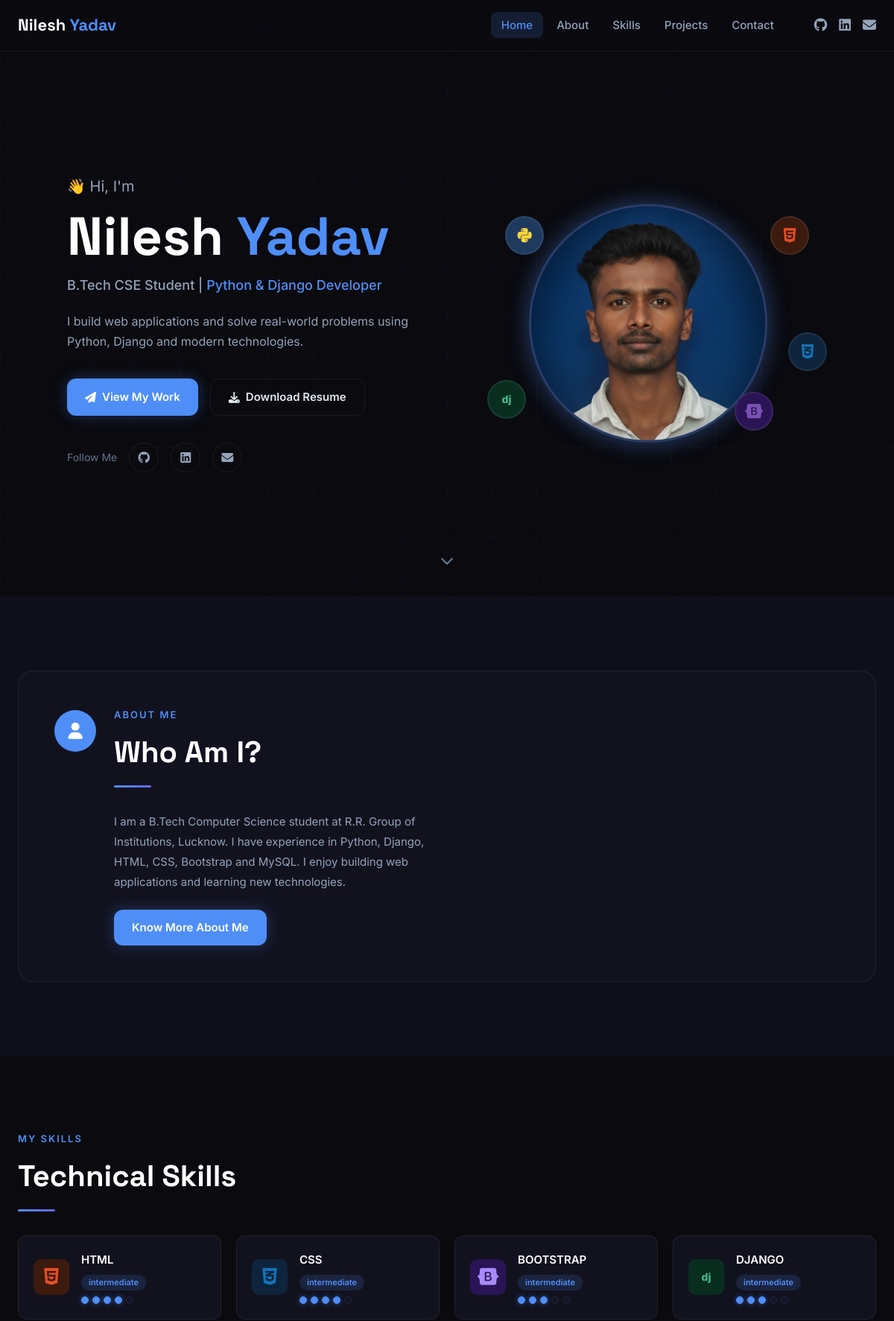
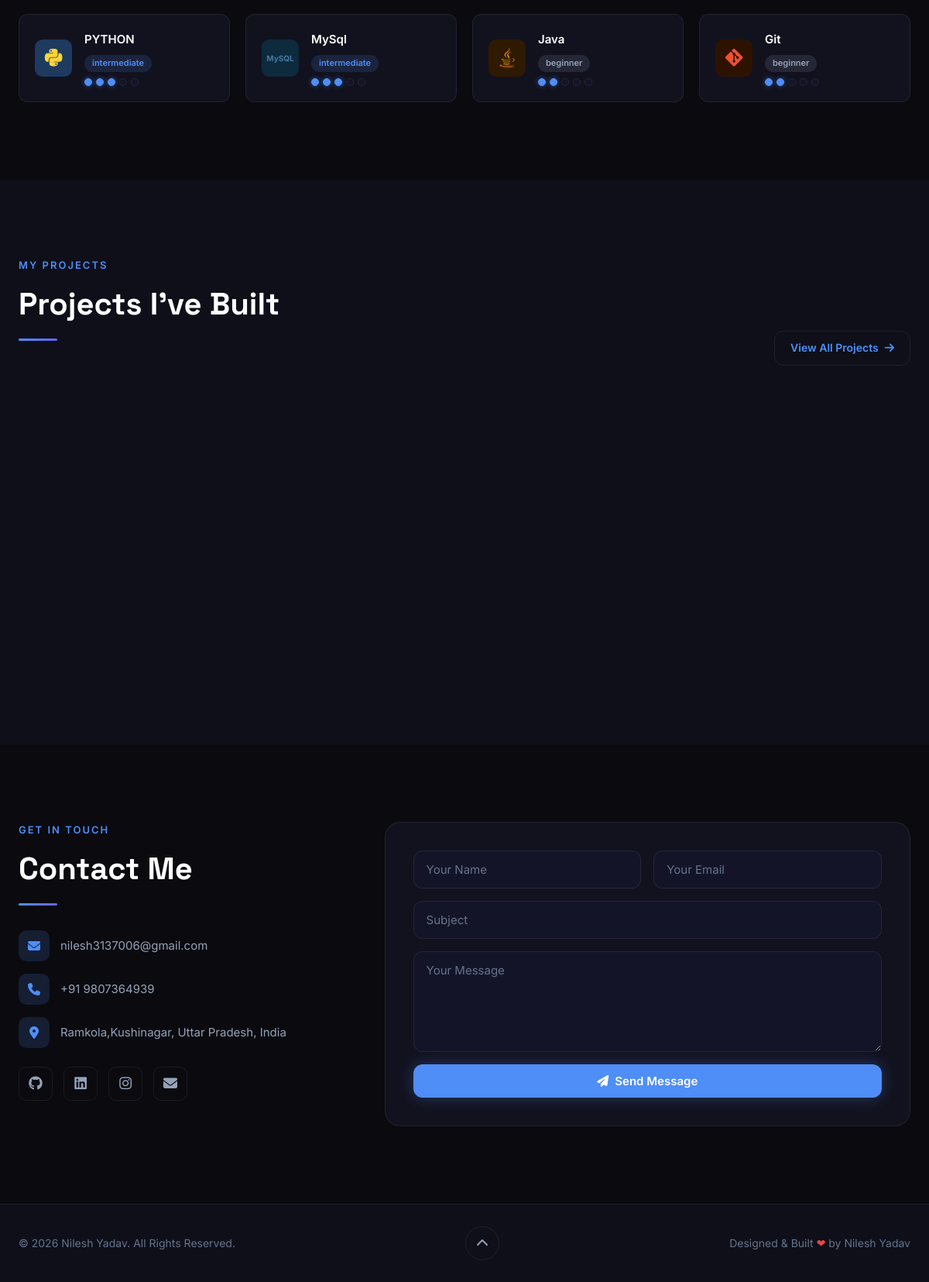
The page / on the database its author committed (2 pictures, top to bottom).
### core/models.py (models this page shows, shortened)
class Skill(models.Model):
    LEVEL_CHOICES = [
        ('beginner', 'Beginner'),
        ('intermediate', 'Intermediate'),
        ('advanced', 'Advanced'),
    ]
    name = models.CharField(max_length=100)
    icon_class = models.CharField(max_length=200)
    level = models.CharField(max_length=20, choices=LEVEL_CHOICES, default='intermediate')
    dots = models.IntegerField(default=3)  # 1-5
    order = models.IntegerField(default=0)
    class Meta:
        ordering = ['order']

### core/views.py (the view, shortened to what this page needs)
# urls.py: path('', views.home, name='home'),
def home(request):
    form = ContactForm()
    context = {
        'skills': Skill.objects.all().order_by('order'),
        'projects': Project.objects.all().order_by('order'),
        'form': form,
    }
    return render(request, 'core/index.html', context)

### core/forms.py
class ContactForm(forms.ModelForm):
    class Meta:
        model = ContactMessage
        fields = ['name', 'email', 'subject', 'message']
        widgets = {
            'name': forms.TextInput(attrs={
                'placeholder': 'Your Name',
                'class': 'form-input',
            }),
            'email': forms.EmailInput(attrs={
                'placeholder': 'Your Email',
                'class': 'form-input',
            }),
            'subject': forms.TextInput(attrs={
                'placeholder': 'Subject',
                'class': 'form-input',
            }),
            'message': forms.Textarea(attrs={
                'placeholder': 'Your Message',
                'class': 'form-input',
                'rows': 5,
            }),
        }

### core/models.py (called while the page is built)
    def get_tags(self):
        return [t.strip() for t in self.tags.split(',')]

### core/templates/core/index.html (shortened to what this page needs)
{% load static %}
<!DOCTYPE html>
<html lang="en">
<head>
  <link rel="stylesheet" href="https://cdnjs.cloudflare.com/ajax/libs/font-awesome/6.5.0/css/all.min.css"/>
  <link rel="stylesheet" href="{% static 'css/style.css' %}"/>
</head>
<body>
<nav class="navbar" id="navbar">
  <div class="nav-container">
    <a href="#home" class="nav-logo">Nilesh <span>Yadav</span></a>
    <ul class="nav-links" id="navLinks">
      <li><a href="#home" class="nav-link active">Home</a></li>
      <li><a href="#about" class="nav-link">About</a></li>
      <li><a href="#skills" class="nav-link">Skills</a></li>
      <li><a href="#projects" class="nav-link">Projects</a></li>
      <li><a href="#contact" class="nav-link">Contact</a></li>
    </ul>
    <div class="nav-icons">
      <a href="https://github.com/Nilsingh1234/" target="_blank" aria-label="GitHub"><i class="fab fa-github"></i></a>
      <a href="https://www.linkedin.com/in/nilesh-yadav-35ba54356/" target="_blank" aria-label="LinkedIn"><i class="fab fa-linkedin"></i></a>
      <a href="mailto:nilesh3137006@gmail.com" aria-label="Email"><i class="fas fa-envelope"></i></a>
    </div>
  </div>
</nav>
<section class="hero" id="home">
  <div class="hero-bg-grid"></div>
  <div class="hero-container">
    <div class="hero-text">
      <p class="hero-greeting"><span class="wave">👋</span> Hi, I'm</p>
      <h1 class="hero-name">Nilesh <span class="accent">Yadav</span></h1>
      <p class="hero-role">B.Tech CSE Student | <span class="accent">Python &amp; Django Developer</span></p>
      <p class="hero-bio">I build web applications and solve real-world problems using Python, Django and modern technologies.</p>
      <div class="hero-buttons">
        <a href="#projects" class="btn btn-primary"><i class="fas fa-paper-plane"></i> View My Work</a>
        <a href="{% static 'Nilesh_resume.pdf' %}" download class="btn btn-outline" ><i class="fas fa-download"></i> Download Resume</a>
      </div>
      <div class="hero-social">
        <span>Follow Me</span>
        <a href="https://github.com/Nilsingh1234/" target="_blank"><i class="fab fa-github"></i></a>
        <a href="https://www.linkedin.com/in/nilesh-yadav-35ba54356/" target="_blank"><i class="fab fa-linkedin"></i></a>
        <a href="mailto:nilesh3137006@gmail.com"><i class="fas fa-envelope"></i></a>
      </div>
    </div>
    <div class="hero-image-wrap">
      <div class="hero-avatar">
        <img src="{% static 'a.jpeg' %}" alt="Nilesh Yadav" style="width:100%;height:100%;object-fit:cover;"/>
      </div>
      <div class="tech-badge badge-python" title="Python"><i class="fab fa-python"></i></div>
      <div class="tech-badge badge-html" title="HTML5"><i class="fab fa-html5"></i></div>
      <div class="tech-badge badge-css" title="CSS3"><i class="fab fa-css3-alt"></i></div>
      <div class="tech-badge badge-django" title="Django">dj</div>
      <div class="tech-badge badge-bootstrap" title="Bootstrap"><i class="fab fa-bootstrap"></i></div>
    </div>
  </div>
  <div class="scroll-hint"><i class="fas fa-chevron-down"></i></div>
</section>
<section class="about" id="about">
  <div class="container">
    <div class="about-card">
      <div class="about-left">
        <div class="about-icon-wrap"><i class="fas fa-user"></i></div>
        <div>
          <p class="section-eyebrow">ABOUT ME</p>
          <h2 class="section-title">Who Am I?</h2>
          <div class="title-bar"></div>
          <p class="about-text">I am a B.Tech Computer Science student at R.R. Group of Institutions, Lucknow. I have experience in Python, Django, HTML, CSS, Bootstrap and MySQL. I enjoy building web applications and learning new technologies.</p>
          <a href="#contact" class="btn btn-primary mt-16">Know More About Me</a>
        </div>
      </div>
      <div class="about-cards-grid">
      </div>
    </div>
  </div>
</section>
<section class="skills" id="skills">
  <div class="container">
    <p class="section-eyebrow">MY SKILLS</p>
    <h2 class="section-title">Technical Skills</h2>
    <div class="title-bar"></div>
    <div class="skills-grid">
      {% for skill in skills %}
      <div class="skill-card" data-aos="fade-up">
        <div class="skill-icon skill-{{ skill.icon_class }}">
          {% if skill.icon_class == 'html5' %}<i class="fab fa-html5"></i>
          {% elif skill.icon_class == 'css3' %}<i class="fab fa-css3-alt"></i>
          {% elif skill.icon_class == 'bootstrap' %}<i class="fab fa-bootstrap"></i>
          {% elif skill.icon_class == 'python' %}<i class="fab fa-python"></i>
          {% elif skill.icon_class == 'django' %}<span>dj</span>
          {% elif skill.icon_class == 'mysql' %}<span class="mysql-text">MySQL</span>
          {% elif skill.icon_class == 'java' %}<i class="fab fa-java"></i>
          {% elif skill.icon_class == 'git' %}<i class="fab fa-git-alt"></i>
          {% endif %}
        </div>
        <div class="skill-info">
          <h3 class="skill-name">{{ skill.name }}</h3>
          <span class="skill-badge skill-badge-{{ skill.level|lower }}">{{ skill.level }}</span>
          <div class="skill-dots">
            {% for i in "12345" %}
              <span class="dot {% if forloop.counter <= skill.dots %}dot-filled{% endif %}"></span>
            {% endfor %}
          </div>
        </div>
      </div>
      {% endfor %}
    </div>
  </div>
</section>
<section class="projects" id="projects">
  <div class="container">
    <div class="projects-header">
      <div>
        <p class="section-eyebrow">MY PROJECTS</p>
        <h2 class="section-title">Projects I've Built</h2>
        <div class="title-bar"></div>
      </div>
      <a href="#" class="btn btn-outline-sm">View All Projects <i class="fas fa-arrow-right"></i></a>
    </div>
    <div class="projects-grid">
    </div>
  </div>
</section>
<section class="contact" id="contact">
  <div class="container">
    <div class="contact-grid">
      <div class="contact-info">
        <p class="section-eyebrow">GET IN TOUCH</p>
        <h2 class="section-title">Contact Me</h2>
        <div class="title-bar"></div>
        <div class="contact-details">
          <div class="contact-item">
            <i class="fas fa-envelope contact-icon"></i>
            <span>nilesh3137006@gmail.com</span>
          </div>
          <div class="contact-item">
            <i class="fas fa-phone contact-icon"></i>
            <span>+91 9807364939</span>
          </div>
          <div class="contact-item">
            <i class="fas fa-map-marker-alt contact-icon"></i>
            <span>Ramkola,Kushinagar, Uttar Pradesh, India</span>
          </div>
        </div>
        <div class="contact-socials">
          <a href="https://github.com/Nilsingh1234/" target="_blank"><i class="fab fa-github"></i></a>
          <a href="https://www.linkedin.com/in/nilesh-yadav-35ba54356/" target="_blank"><i class="fab fa-linkedin"></i></a>
          <a href="https://www.instagram.com/nilesh_yadav_2698/" target="_blank"><i class="fab fa-instagram"></i></a>
          <a href="mailto:nilesh3137006@gmail.com"><i class="fas fa-envelope"></i></a>
        </div>
      </div>
      <div class="contact-form-wrap">
        <form method="post" id="contactForm" novalidate>
          <div class="form-row">
            {{ form.name }}
            {{ form.email }}
          </div>
          {{ form.subject }}
          {{ form.message }}
          <button type="submit" class="btn btn-primary btn-full" id="submitBtn">
            <i class="fas fa-paper-plane"></i> Send Message
          </button>
        </form>
      </div>
    </div>
  </div>
</section>
<footer class="footer">
  <div class="footer-container">
    <p class="footer-copy">&copy; 2026 Nilesh Yadav. All Rights Reserved.</p>
    <a href="#home" class="back-to-top" id="backToTop" aria-label="Back to top">
      <i class="fas fa-chevron-up"></i>
    </a>
    <p class="footer-credit">Designed &amp; Built <span class="heart">❤</span> by Nilesh Yadav</p>
  </div>
</footer>
</body>
</html>

### rows shown on the page
Skill: icon_class "html5" (drawn), name "HTML", level "intermediate", dots 4 (drawn)
Skill: icon_class "css3" (drawn), name "CSS", level "intermediate", dots 4 (drawn)
Skill: icon_class "bootstrap" (drawn), name "BOOTSTRAP", level "intermediate", dots 3 (drawn)
Skill: icon_class "dj", name "DJANGO", level "intermediate", dots 3 (drawn)
Skill: icon_class "python" (drawn), name "PYTHON", level "intermediate", dots 3 (drawn)
Skill: icon_class "MySQL", name "MySql", level "intermediate", dots 3 (drawn)
Skill: icon_class "java" (drawn), name "Java", level "beginner", dots 2 (drawn)
Skill: icon_class "git" (drawn), name "Git", level "beginner", dots 2 (drawn)
